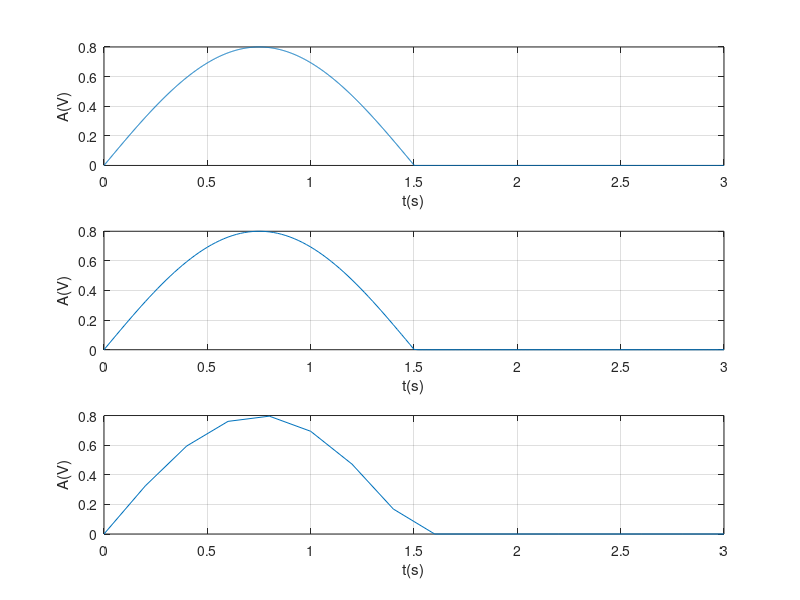

The MATLAB source for this figure:
%semnal sin redresat mono alt
%periaoda initiala: 3s
%ampl: 0.8
%frecventa= 1/T


%rezolutie temp 2ms
t=0:0.002:3;
f=0.333;
w=2*pi*f;
s=0.8*sin(w*t);
for i=1:1:length(s) %Verificam elem matricei semnalului
    if s(1,i)<0 %Elem negative le transf. in 0
    s(1,i)=0;
    end
end
subplot(3,1,1),plot(t,s,'-'), grid, xlabel('t(s)'), ylabel('A(V)')

%rezolutie temp 20ms
t=0:0.02:3;
f=0.333;
w=2*pi*f;
s=0.8*sin(w*t);
for i=1:1:length(s)
    if s(1,i)<0
    s(1,i)=0;
    end
end
subplot(3,1,2),plot(t,s,'-'), grid, xlabel('t(s)'), ylabel('A(V)')

%rezolutie temp 200ms
t=0:0.2:3;
f=0.333;
w=2*pi*f;
s=0.8*sin(w*t);
for i=1:1:length(s)
    if s(1,i)<0
    s(1,i)=0;
    end
end
subplot(3,1,3),plot(t,s,'-'), grid, xlabel('t(s)'), ylabel('A(V)')